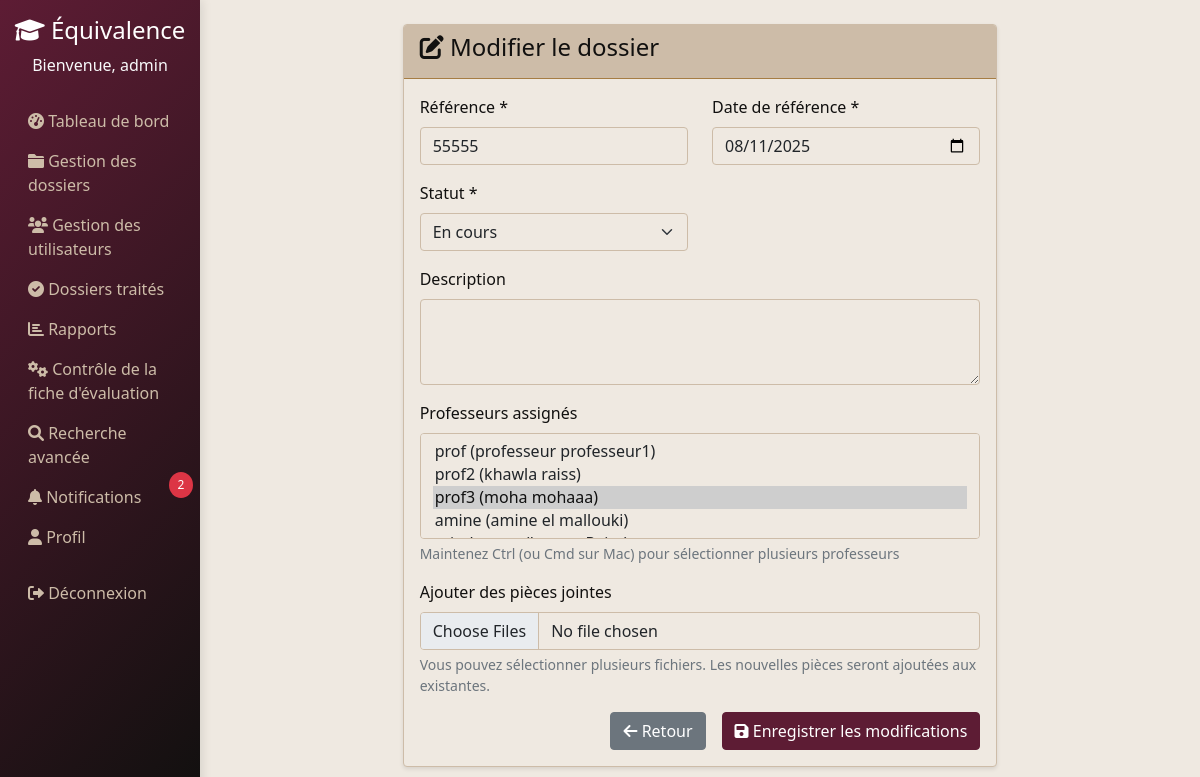
The page /dossiers/dossier/54/modifier/ (signed in) on the database its author committed.
### users/models.py (models this page shows, shortened)
class CustomUser(AbstractUser):
    ADMIN = 'admin'
    PROFESSEUR = 'professeur'
    ROLE_CHOICES = [
        (ADMIN, 'Administrateur'),
        (PROFESSEUR, 'Professeur'),
    ]
    role = models.CharField(max_length=20, choices=ROLE_CHOICES, default=ADMIN)

### dossiers/models.py (models this page shows, shortened)
class Notification(models.Model):
    TYPES = [
        ('affectation', 'Affectation de dossier'),
        ('traitement', 'Traitement terminé'),
        ('evaluation', 'Nouvelle évaluation'),
        ('system', 'Notification système'),
        ('retour', 'Retour à l\'admin'),
        ('renvoi', 'Renvoyer au professeur'),
    ]
    destinataire = models.ForeignKey(CustomUser, on_delete=models.CASCADE, related_name='notifications')
    type_notification = models.CharField(max_length=20, choices=TYPES)
    titre = models.CharField(max_length=255)
    message = models.TextField()
    dossier = models.ForeignKey(Dossier, on_delete=models.CASCADE, null=True, blank=True)
    date_creation = models.DateTimeField(auto_now_add=True)
    lu = models.BooleanField(default=False)
    class Meta:
        ordering = ['-date_creation']

class Dossier(models.Model):
    STATUT_CHOICES = [
        ('non_traite', 'Non traité'),
        ('en_cours', 'En cours'),
        ('traite', 'Traité'),
        ('archive', 'Archivé'),
    ]
    titre = models.CharField(max_length=255)
    description = models.TextField(blank=True)
    date_reception = models.DateField(auto_now_add=True)
    statut = models.CharField(max_length=20, choices=STATUT_CHOICES, default='non_traite')
    professeurs = models.ManyToManyField(settings.AUTH_USER_MODEL, related_name='dossiers_attribues', blank=True)

### dossiers/views.py (the view, shortened to what this page needs)
# urls.py: path('dossier/<int:dossier_id>/modifier/', views.modifier_dossier, name='modifier_dossier'),
@login_required
def modifier_dossier(request, dossier_id):
    if request.user.role != 'admin':
        messages.error(request, "Accès non autorisé")
        return redirect('dossiers:dashboard')
    dossier = get_object_or_404(Dossier, id=dossier_id)
    professeurs = CustomUser.objects.filter(role='professeur')
    context = {
        'dossier': dossier,
        'professeurs': professeurs,
        'statuts': Dossier.STATUT_CHOICES,
    }
    return render(request, 'dossiers/modifier_dossier.html', context)

### templates/dossiers/modifier_dossier.html (shortened to what this page needs)
{% extends 'base.html' %}
{% block content %}
<div class="container mt-4">
    <div class="row justify-content-center">
        <div class="col-md-8">
            <div class="card">
                <div class="card-header">
                    <h4><i class="fas fa-edit"></i> Modifier le dossier</h4>
                </div>
                <div class="card-body">
                    <form method="post" enctype="multipart/form-data">
                        <div class="row">
                            <div class="col-md-6">
                                <div class="mb-3">
                                    <label for="reference" class="form-label">Référence *</label>
                                    <input type="text" class="form-control" id="reference" name="reference" value="{{ dossier.titre }}" required>
                                </div>
                            </div>
                            <div class="col-md-6">
                                                            <div class="mb-3">
                                <label for="date_reception" class="form-label">Date de référence *</label>
                                <input type="date" class="form-control" id="date_reception" name="date_reception" value="{{ dossier.date_reception|date:'Y-m-d' }}" required>
                            </div>
                            </div>
                        </div>
                        <div class="row">
                            <div class="col-md-6">
                                <div class="mb-3">
                                    <label for="statut" class="form-label">Statut *</label>
                                    <select class="form-select" id="statut" name="statut" required>
                                        {% for value, label in statuts %}
                                            <option value="{{ value }}" {% if dossier.statut == value %}selected{% endif %}>
                                                {{ label }}
                                            </option>
                                        {% endfor %}
                                    </select>
                                </div>
                            </div>
                        </div>
                        <div class="mb-3">
                            <label for="description" class="form-label">Description</label>
                            <textarea class="form-control" id="description" name="description" rows="3">{{ dossier.description }}</textarea>
                        </div>
                        <div class="mb-3">
                            <label for="professeurs" class="form-label">Professeurs assignés</label>
                            <select class="form-select" id="professeurs" name="professeurs" multiple>
                                {% for professeur in professeurs %}
                                    <option value="{{ professeur.id }}" {% if professeur in dossier.professeurs.all %}selected{% endif %}>
                                        {{ professeur.username }} {% if professeur.first_name or professeur.last_name %}({{ professeur.first_name }} {{ professeur.last_name }}){% endif %}
                                    </option>
                                {% endfor %}
                            </select>
                            <div class="form-text">
                                Maintenez Ctrl (ou Cmd sur Mac) pour sélectionner plusieurs professeurs
                            </div>
                        </div>
                        <div class="mb-3">
                            <label for="pieces_jointes" class="form-label">Ajouter des pièces jointes</label>
                            <input type="file" class="form-control" id="pieces_jointes" name="pieces_jointes" multiple>
                            <div class="form-text">
                                Vous pouvez sélectionner plusieurs fichiers. Les nouvelles pièces seront ajoutées aux existantes.
                            </div>
                        </div>
                        <div class="d-grid gap-2 d-md-flex justify-content-md-end">
                            <a href="{% url 'dossiers:gestion_dossiers' %}" class="btn btn-secondary me-md-2">
                                <i class="fas fa-arrow-left"></i> Retour
                            </a>
                            <button type="submit" class="btn btn-primary">
                                <i class="fas fa-save"></i> Enregistrer les modifications
                            </button>
                        </div>
                    </form>
                </div>
            </div>
        </div>
    </div>
</div>
{% endblock %}

### templates/base.html (shortened to what this page needs)
{% load static %}
<!DOCTYPE html>
<html lang="fr">
<head>
    <link href="https://cdn.jsdelivr.net/npm/bootstrap@5.1.3/dist/css/bootstrap.min.css" rel="stylesheet">
    <link href="https://cdnjs.cloudflare.com/ajax/libs/font-awesome/6.0.0/css/all.min.css" rel="stylesheet">
</head>
<body>
    {% if user.is_authenticated %}
    <div class="container-fluid">
        <div class="row">
            <nav class="col-md-3 col-lg-2 d-md-block sidebar collapse">
                <div class="position-sticky pt-3">
                    <div class="text-center mb-4">
                        <h4 class="text-white"><i class="fas fa-graduation-cap"></i> Équivalence</h4>
                        <p class="text-light">Bienvenue, {{ user.username }}</p>
                    </div>
                    <ul class="nav flex-column">
                        <li class="nav-item">
                            <a class="nav-link" href="{% url 'dossiers:dashboard' %}">
                                <i class="fas fa-tachometer-alt"></i> Tableau de bord
                            </a>
                        </li>
                        {% if user.role == 'admin' %}
                        <li class="nav-item">
                            <a class="nav-link" href="{% url 'dossiers:gestion_dossiers' %}">
                                <i class="fas fa-folder"></i> Gestion des dossiers
                            </a>
                        </li>
                        <li class="nav-item">
                            <a class="nav-link" href="{% url 'users:gestion_utilisateurs' %}">
                                <i class="fas fa-users"></i> Gestion des utilisateurs
                            </a>
                        </li>
                        <li class="nav-item">
                            <a class="nav-link" href="{% url 'dossiers:dossiers_traites_admin' %}">
                                <i class="fas fa-check-circle"></i> Dossiers traités
                            </a>
                        </li>
                        <li class="nav-item">
                            <a class="nav-link" href="{% url 'dossiers:rapports_statistiques' %}">
                                <i class="fas fa-chart-bar"></i> Rapports
                            </a>
                        </li>
                        <li class="nav-item">
                            <a class="nav-link" href="{% url 'dossiers:controle_fiche_evaluation' %}">
                                <i class="fas fa-cogs"></i> Contrôle de la fiche d'évaluation
                            </a>
                        </li>
                        {% else %}
                        <li class="nav-item">
                            <a class="nav-link" href="{% url 'dossiers:professeur_dossiers' %}">
                                <i class="fas fa-folder-open"></i> Mes dossiers
                            </a>
                        </li>
                        {% endif %}
                        <li class="nav-item">
                            <a class="nav-link" href="{% url 'dossiers:recherche_avancee' %}">
                                <i class="fas fa-search"></i> Recherche avancée
                            </a>
                        </li>
                        <li class="nav-item">
                            <a class="nav-link position-relative" href="{% url 'dossiers:notifications' %}">
                                <i class="fas fa-bell"></i> Notifications
                                {% if user.notifications.all %}
                                <span class="notification-badge">{{ user.notifications.all|length }}</span>
                                {% endif %}
                            </a>
                        </li>
                        <li class="nav-item">
                            <a class="nav-link" href="{% url 'users:profile' %}">
                                <i class="fas fa-user"></i> Profil
                            </a>
                        </li>
                        <li class="nav-item mt-3">
                            <a class="nav-link text-danger" href="{% url 'logout' %}">
                                <i class="fas fa-sign-out-alt"></i> Déconnexion
                            </a>
                        </li>
                    </ul>
                </div>
            </nav>
            <main class="col-md-9 ms-sm-auto col-lg-10 px-md-4">
                {% block content %}{% endblock %}
            </main>
        </div>
    </div>
    {% else %}
        {% block login_content %}{% endblock %}
    {% endif %}
</body>
</html>

### templates/base.html (style rules this page uses)
:root { --color-black: #11100F; --color-dark-maroon: #5D1C34; --color-muted-gold: #A67D44; --color-sage-green: #899481; --color-light-taupe: #CDBCA8; --color-off-white: #EFE9E1; }
body { background-color: var(--color-off-white); color: var(--color-black); font-family: 'Segoe UI', Tahoma, Geneva, Verdana, sans-serif; }
.sidebar { min-height: 100vh; background: linear-gradient(135deg, var(--color-dark-maroon) 0%, var(--color-black) 100%); box-shadow: 2px 0 10px rgba(0,0,0,0.1); }
.nav-link { color: var(--color-light-taupe) !important; transition: all 0.3s ease; }
.card { background-color: var(--color-off-white); border: 1px solid var(--color-light-taupe); box-shadow: 0 2px 4px rgba(0,0,0,0.1); }
.card-header { background-color: var(--color-light-taupe); color: var(--color-black); border-bottom: 1px solid var(--color-muted-gold); }
.btn-primary { background-color: var(--color-dark-maroon); border-color: var(--color-dark-maroon); }
.form-control, .form-select { background-color: var(--color-off-white); border-color: var(--color-light-taupe); }
.notification-badge { position: absolute; top: -5px; right: -5px; background-color: #dc3545; color: white; border-radius: 50%; padding: 0.25rem 0.5rem; font-size: 0.75rem; min-width: 1.5rem; text-align: center; }

### rows shown on the page
CustomUser: username "admin", notifications.all|length "2"
Dossier: reference "55555", date_reception "08/11/2025", statut "En cours", professeurs "prof (professeur professeur1) / prof2 (khawla raiss) / prof3 (moha mohaaa) ☑ / amine (amine el mallouki)"
